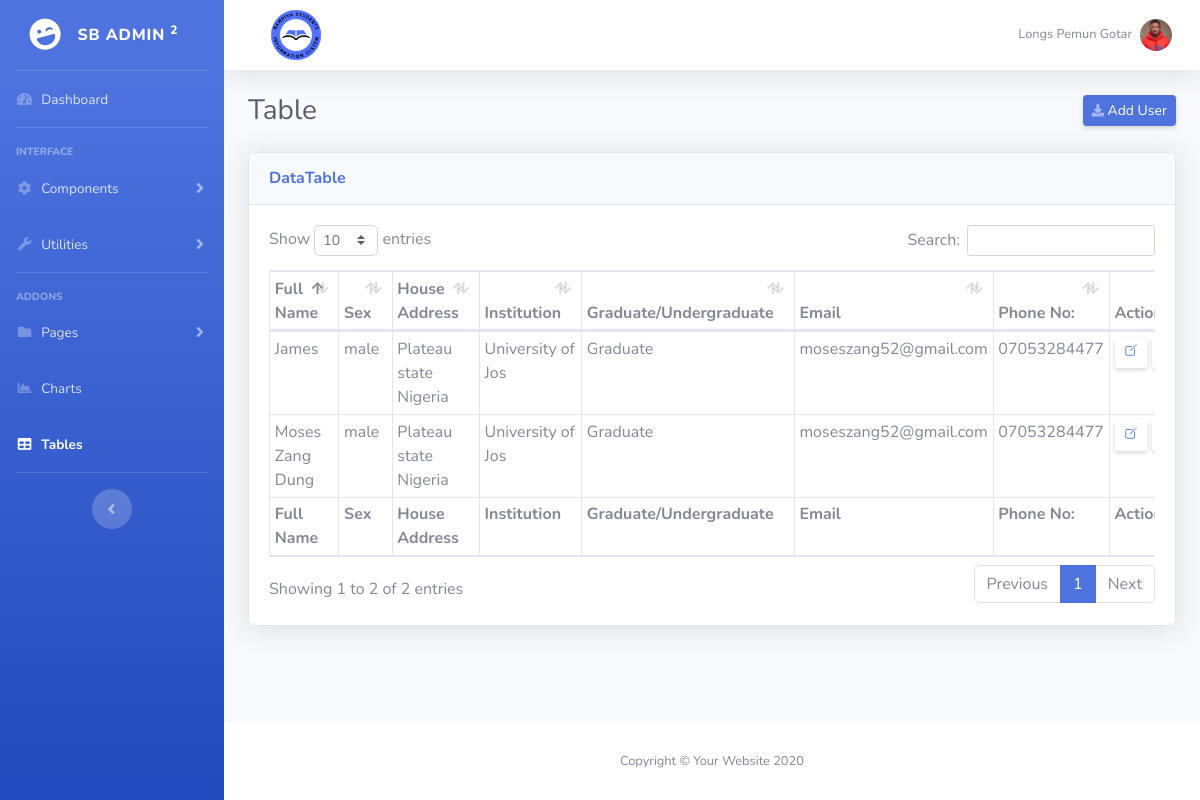
Screenshot of /admin/adminDashboard/startbootstrap-sb-admin-2-master/tables.php (signed in) with the database file from the repository.
### tables this page shows
CREATE TABLE `tables` (
  `id` int(11) NOT NULL,
  `full_name` varchar(255) NOT NULL,
  `sex` varchar(255) NOT NULL,
  `house_address` varchar(255) NOT NULL,
  `institution` varchar(255) NOT NULL,
  `graduate_undergraduate` varchar(255) NOT NULL,
  `email` varchar(255) NOT NULL,
  `phone_number` varchar(11) NOT NULL
);

### admin/adminDashboard/startbootstrap-sb-admin-2-master/tables.php (the view, shortened to what this page needs)
<?php
require_once '../../../Models/Database/dbConnect.php';
?>
<!DOCTYPE html>
<html lang="en">
<head>
    <link href="vendor/fontawesome-free/css/all.min.css" rel="stylesheet" type="text/css">
    <link href="css/sb-admin-2.min.css" rel="stylesheet">
    <link href="css/tables.css" rel="stylesheet">
    <link href="vendor/datatables/dataTables.bootstrap4.min.css" rel="stylesheet">
</head>
<body id="page-top">
    <div id="wrapper">
        <ul class="navbar-nav bg-gradient-primary sidebar sidebar-dark accordion" id="accordionSidebar">
            <a class="sidebar-brand d-flex align-items-center justify-content-center" href="index.html">
                <div class="sidebar-brand-icon rotate-n-15">
                    <i class="fas fa-laugh-wink"></i>
                </div>
                <div class="sidebar-brand-text mx-3">SB Admin <sup>2</sup></div>
            </a>
            <hr class="sidebar-divider my-0">
            <li class="nav-item">
                <a class="nav-link" href="dashboard.php">
                    <i class="fas fa-fw fa-tachometer-alt"></i>
                    <span>Dashboard</span></a>
            </li>
            <hr class="sidebar-divider">
            <div class="sidebar-heading">
                Interface
            </div>
            <li class="nav-item">
                <a class="nav-link collapsed" href="#" data-toggle="collapse" data-target="#collapseTwo" aria-expanded="true" aria-controls="collapseTwo">
                    <i class="fas fa-fw fa-cog"></i>
                    <span>Components</span>
                </a>
            </li>
            <li class="nav-item">
                <a class="nav-link collapsed" href="#" data-toggle="collapse" data-target="#collapseUtilities" aria-expanded="true" aria-controls="collapseUtilities">
                    <i class="fas fa-fw fa-wrench"></i>
                    <span>Utilities</span>
                </a>
            </li>
            <hr class="sidebar-divider">
            <div class="sidebar-heading">
                Addons
            </div>
            <li class="nav-item">
                <a class="nav-link collapsed" href="#" data-toggle="collapse" data-target="#collapsePages" aria-expanded="true" aria-controls="collapsePages">
                    <i class="fas fa-fw fa-folder"></i>
                    <span>Pages</span>
                </a>
            </li>
            <li class="nav-item">
                <a class="nav-link" href="charts.html">
                    <i class="fas fa-fw fa-chart-area"></i>
                    <span>Charts</span></a>
            </li>
            <li class="nav-item active">
                <a class="nav-link" href="tables.html">
                    <i class="fas fa-fw fa-table"></i>
                    <span>Tables</span></a>
            </li>
            <hr class="sidebar-divider d-none d-md-block">
            <div class="text-center d-none d-md-inline">
                <button class="rounded-circle border-0" id="sidebarToggle"></button>
            </div>
        </ul>
        <div id="content-wrapper" class="d-flex flex-column">
            <div id="content">
                <nav class="navbar navbar-expand navbar-light bg-white topbar mb-4 static-top shadow">
                    <form class="d-none d-sm-inline-block form-inline mr-auto ml-md-3 my-2 my-md-0 mw-100 navbar-search">
                        <img class="img-profile rounded-circle" src="img/educationLogo.png" height="80px">
                    </form>
                    <ul class="navbar-nav ml-auto">
                        <li class="nav-item dropdown no-arrow d-sm-none">
                        <li class="nav-item dropdown no-arrow">
                            <a class="nav-link dropdown-toggle" href="#" id="userDropdown" role="button" data-toggle="dropdown" aria-haspopup="true" aria-expanded="false">
                                <span class="mr-2 d-none d-lg-inline text-gray-600 small">Longs Pemun Gotar</span>
                                <img class="img-profile rounded-circle" src="./img/Longs.jpg">
                            </a>
                        </li>
                    </ul>
                </nav>
                <div class="container-fluid">
                    <div class="d-sm-flex align-items-center justify-content-between mb-4">
                        <h1 class="h3 mb-0 text-gray-800">Table</h1>
                        <a href="./createUsers.php" class="d-none d-sm-inline-block btn btn-sm btn-primary shadow-sm"><i class="fas fa-download fa-sm text-white-50"></i> Add User</a>
                    </div>
                    <div class="card shadow mb-4">
                        <div class="card-header py-3">
                            <h6 class="m-0 font-weight-bold text-primary">DataTable</h6>
                        </div>
                        <div class="card-body">
                            <div class="table-responsive">
                                <table class="table table-bordered table-sm" id="dataTable" width="100%" cellspacing="0">
                                    <thead>
                                        <tr>
                                            <th>Full Name</th>
                                            <th>Sex</th>
                                            <th>House Address</th>
                                            <th>Institution</th>
                                            <th>Graduate/Undergraduate</th>
                                            <th>Email</th>
                                            <th>Phone No:</th>
                                            <th>Action</th>
                                        </tr>
                                    </thead>
                                    <tfoot>
                                        <tr>
                                            <th>Full Name</th>
                                            <th>Sex</th>
                                            <th>House Address</th>
                                            <th>Institution</th>
                                            <th>Graduate/Undergraduate</th>
                                            <th>Email</th>
                                            <th>Phone No:</th>
                                            <th>Action</th>
                                        </tr>
                                    </tfoot>
                                    <tbody>
                                        <?php
                                        $sql = "select * from `tables`";
                                        $result = mysqli_query($conn, $sql);
                                        if ($result) {
                                            while ($row = mysqli_fetch_assoc($result)) {
                                                $id = $row['id'];
                                                $name = $row['full_name'];
                                                $sex = $row['sex'];
                                                $houseAddress = $row['house_address'];
                                                $institution = $row['institution'];
                                                $gradUndergrad = $row['graduate_undergraduate'];
                                                $email = $row['email'];
                                                $phone = $row['phone_number'];
                                                echo '<tr>
                                                <td>' . $name . '</td>
                                                <td>' . $sex . '</td>
                                                <td>' . $houseAddress . '</td>
                                                <td>' . $institution . '</td>
                                                <td>' . $gradUndergrad . '</td>
                                                <td>' . $email . '</td>
                                                <td>' . $phone . '</td>
                                                <td class="parent">
                                                <a href="updateTable.php?updateid=' . $id . '" class="d-none d-sm-inline-block btn btn-sm text-primary shadow-sm item1"><ion-icon name="create-outline"></ion-icon></a>
                                            <a href="deleteTable.php?deleteid=' . $id . '" class="d-none d-sm-inline-block btn btn-sm text-danger shadow-sm item2"><ion-icon name="trash-outline"></ion-icon></a>
                                        </td>
                                            </tr>';
                                            }
                                        }
                                        ?>
                                    </tbody>
                                </table>
                            </div>
                        </div>
                    </div>
                </div>
            </div>
            <footer class="sticky-footer bg-white">
                <div class="container my-auto">
                    <div class="copyright text-center my-auto">
                        <span>Copyright &copy; Your Website 2020</span>
                    </div>
                </div>
            </footer>
        </div>
    </div>
</body>
</html>

### rows the page displays
tables: full_name "Moses Zang Dung", sex "male", house_address "Plateau state Nigeria", institution "University of Jos", graduate_undergraduate "Graduate", email "moseszang52@gmail.com", phone_number "07053284477"
tables: full_name "James", sex "male", house_address "Plateau state Nigeria", institution "University of Jos", graduate_undergraduate "Graduate", email "moseszang52@gmail.com", phone_number "07053284477"
